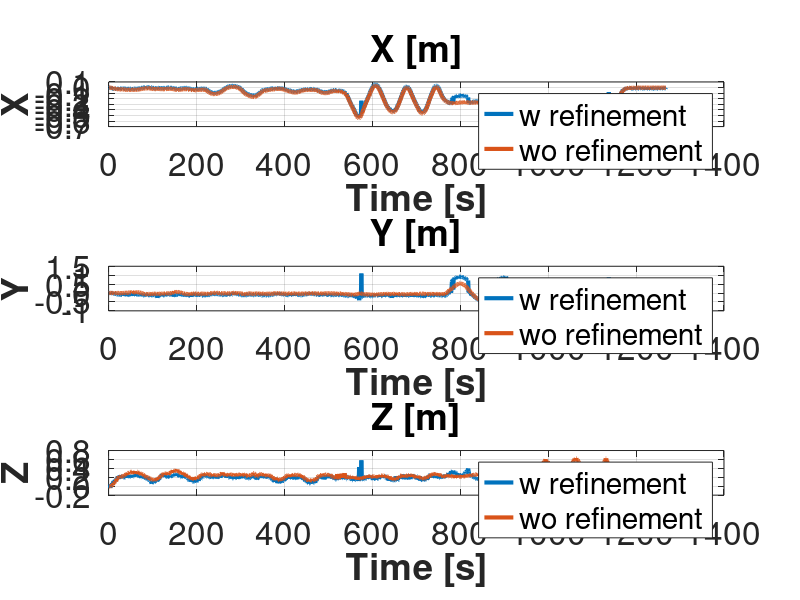

Reproduce this figure in MATLAB.
clear all;
%close all;
clc;
data_wrefinement = csvread('camerapose_trajectory_wrefinement.csv');
data_worefinement = csvread('camerapose_trajectory_worefinement.csv');

xyz_wrefinement = data_wrefinement(:, 5:7);
xyz_worefinement = data_worefinement(:, 5:7);

%%
figure('Name', 'Camera Translation X, Y, Z','NumberTitle','off')
subplot(311)
plot(xyz_wrefinement(:,1), 'LineWidth', 3);
hold on;
plot(xyz_worefinement(:,1), 'LineWidth', 3);
hold off;
ylabel('X','fontweight','bold','fontsize',16);
grid;
title('X [m]','fontweight','bold','fontsize',16);
xlabel('Time [s]','fontweight','bold','fontsize',16);
legend('w refinement', 'wo refinement');
set(gca,'FontSize', 24);

subplot(312)
plot(xyz_wrefinement(:,2), 'LineWidth', 3);
hold on;
plot(xyz_worefinement(:,2), 'LineWidth', 3);
hold off;
ylabel('Y','fontweight','bold','fontsize',16);
grid;
title('Y [m]','fontweight','bold','fontsize',16);
xlabel('Time [s]','fontweight','bold','fontsize',16);
legend('w refinement', 'wo refinement');
set(gca,'FontSize', 24);

subplot(313)
plot(xyz_wrefinement(:,3), 'LineWidth', 3);
hold on;
plot(xyz_worefinement(:,3), 'LineWidth', 3);
hold off;
ylabel('Z','fontweight','bold','fontsize',16);
grid;
title('Z [m]','fontweight','bold','fontsize',16);
xlabel('Time [s]','fontweight','bold','fontsize',16);
legend('w refinement', 'wo refinement');
set(gca,'FontSize', 24);